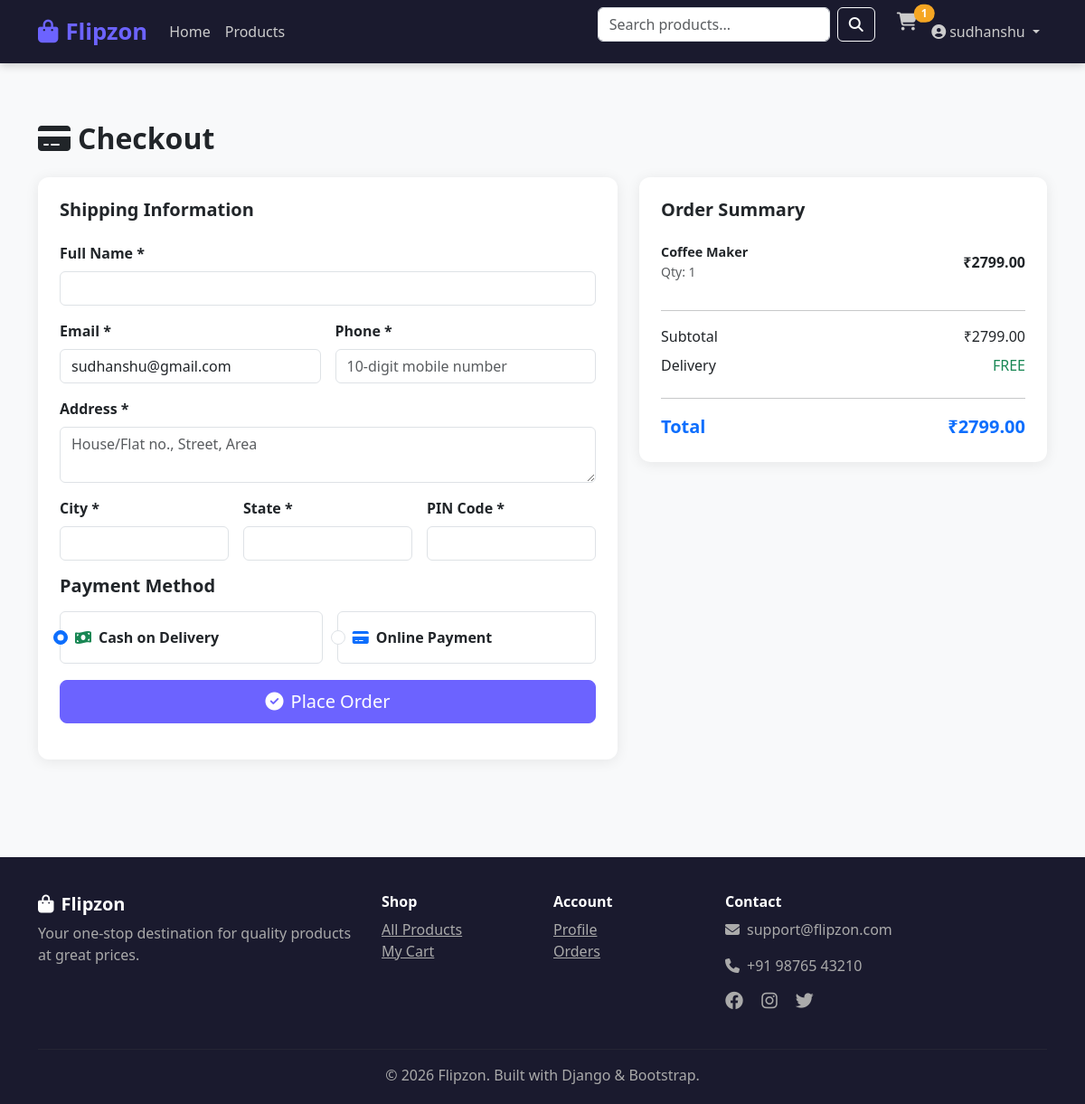
Screenshot of /orders/checkout/ (signed in) with the database file from the repository.
### cart/models.py (models this page shows, shortened)
class CartItem(models.Model):
    cart = models.ForeignKey(Cart, on_delete=models.CASCADE, related_name='items')
    product = models.ForeignKey(Product, on_delete=models.CASCADE)
    quantity = models.PositiveIntegerField(default=1)
    added_at = models.DateTimeField(auto_now_add=True)
    @property
    def total_price(self):
        return self.product.final_price * self.quantity

class Cart(models.Model):
    user = models.OneToOneField(User, on_delete=models.CASCADE, null=True, blank=True)
    session_key = models.CharField(max_length=40, null=True, blank=True)
    created_at = models.DateTimeField(auto_now_add=True)
    updated_at = models.DateTimeField(auto_now=True)
    @property
    def total_price(self):
        return sum(item.total_price for item in self.items.all())
    @property
    def total_items(self):
        return sum(item.quantity for item in self.items.all())

### store/models.py (models this page shows, shortened)
class Product(models.Model):
    category = models.ForeignKey(Category, on_delete=models.CASCADE, related_name='products')
    name = models.CharField(max_length=200)
    slug = models.SlugField(unique=True, blank=True)
    description = models.TextField()
    price = models.DecimalField(max_digits=10, decimal_places=2)
    discount_price = models.DecimalField(max_digits=10, decimal_places=2, blank=True, null=True)
    image = models.ImageField(upload_to='products/')
    stock = models.PositiveIntegerField(default=0)
    available = models.BooleanField(default=True)
    featured = models.BooleanField(default=False)
    created_at = models.DateTimeField(auto_now_add=True)
    updated_at = models.DateTimeField(auto_now=True)
    class Meta:
        ordering = ['-created_at']
    @property
    def final_price(self):
        return self.discount_price if self.discount_price else self.price

### orders/views.py (the view, shortened to what this page needs)
# urls.py: path('checkout/', views.checkout, name='checkout'),
@login_required
def checkout(request):
    cart = get_or_create_cart(request)
    if not cart.items.exists():
        messages.warning(request, 'Your cart is empty.')
        return redirect('cart:detail')
    context = {'cart': cart, 'user': request.user}
    return render(request, 'orders/checkout.html', context)

### cart/context_processors.py (called while the page is built)
def cart_count(request):
    count = 0
    try:
        if request.user.is_authenticated:
            cart = Cart.objects.filter(user=request.user).first()
        else:
            session_key = request.session.session_key
            cart = Cart.objects.filter(session_key=session_key).first() if session_key else None
        if cart:
            count = cart.total_items
    except Exception:
        pass
    return {'cart_count': count}

### cart/views.py (called while the page is built)
def get_or_create_cart(request):
    if request.user.is_authenticated:
        cart, _ = Cart.objects.get_or_create(user=request.user)
    else:
        if not request.session.session_key:
            request.session.create()
        cart, _ = Cart.objects.get_or_create(session_key=request.session.session_key)
    return cart

### templates/orders/checkout.html (shortened to what this page needs)
{% extends 'base.html' %}
{% block content %}
<div class="container py-5">
    <h2 class="fw-bold mb-4"><i class="fas fa-credit-card me-2"></i>Checkout</h2>
    <div class="row g-4">
        <div class="col-md-7">
            <div class="card p-4">
                <h5 class="fw-bold mb-4">Shipping Information</h5>
                <form method="post">
                    <div class="row g-3">
                        <div class="col-12">
                            <label class="form-label fw-semibold">Full Name *</label>
                            <input type="text" name="full_name" class="form-control" value="{{ user.get_full_name }}" required>
                        </div>
                        <div class="col-md-6">
                            <label class="form-label fw-semibold">Email *</label>
                            <input type="email" name="email" class="form-control" value="{{ user.email }}" required>
                        </div>
                        <div class="col-md-6">
                            <label class="form-label fw-semibold">Phone *</label>
                            <input type="tel" name="phone" class="form-control" placeholder="10-digit mobile number" required>
                        </div>
                        <div class="col-12">
                            <label class="form-label fw-semibold">Address *</label>
                            <textarea name="address" class="form-control" rows="2" placeholder="House/Flat no., Street, Area" required></textarea>
                        </div>
                        <div class="col-md-4">
                            <label class="form-label fw-semibold">City *</label>
                            <input type="text" name="city" class="form-control" required>
                        </div>
                        <div class="col-md-4">
                            <label class="form-label fw-semibold">State *</label>
                            <input type="text" name="state" class="form-control" required>
                        </div>
                        <div class="col-md-4">
                            <label class="form-label fw-semibold">PIN Code *</label>
                            <input type="text" name="pincode" class="form-control" maxlength="6" required>
                        </div>
                        <div class="col-12 mt-3">
                            <h5 class="fw-bold mb-3">Payment Method</h5>
                            <div class="d-flex gap-3">
                                <div class="form-check border rounded p-3 flex-fill" style="cursor:pointer">
                                    <input class="form-check-input" type="radio" name="payment_method" id="cod" value="cod" checked>
                                    <label class="form-check-label fw-semibold" for="cod">
                                        <i class="fas fa-money-bill-wave me-2 text-success"></i>Cash on Delivery
                                    </label>
                                </div>
                                <div class="form-check border rounded p-3 flex-fill" style="cursor:pointer">
                                    <input class="form-check-input" type="radio" name="payment_method" id="online" value="online">
                                    <label class="form-check-label fw-semibold" for="online">
                                        <i class="fas fa-credit-card me-2 text-primary"></i>Online Payment
                                    </label>
                                </div>
                            </div>
                        </div>
                        <div class="col-12 mt-3">
                            <button type="submit" class="btn btn-primary btn-lg w-100">
                                <i class="fas fa-check-circle me-2"></i>Place Order
                            </button>
                        </div>
                    </div>
                </form>
            </div>
        </div>
        <div class="col-md-5">
            <div class="card p-4">
                <h5 class="fw-bold mb-4">Order Summary</h5>
                {% for item in cart.items.all %}
                <div class="d-flex justify-content-between mb-3 align-items-center">
                    <div class="d-flex align-items-center gap-2">
                        <div>
                            <div class="fw-semibold" style="font-size:0.9rem">{{ item.product.name }}</div>
                            <small class="text-muted">Qty: {{ item.quantity }}</small>
                        </div>
                    </div>
                    <span class="fw-bold">₹{{ item.total_price }}</span>
                </div>
                {% endfor %}
                <hr>
                <div class="d-flex justify-content-between mb-2">
                    <span>Subtotal</span><span>₹{{ cart.total_price }}</span>
                </div>
                <div class="d-flex justify-content-between mb-2">
                    <span>Delivery</span>
                    <span class="text-success">{% if cart.total_price >= 500 %}FREE{% else %}₹50{% endif %}</span>
                </div>
                <hr>
                <div class="d-flex justify-content-between fw-bold fs-5 text-primary">
                    <span>Total</span>
                    <span>₹{% if cart.total_price >= 500 %}{{ cart.total_price }}{% else %}{{ cart.total_price|add:50 }}{% endif %}</span>
                </div>
            </div>
        </div>
    </div>
</div>
{% endblock %}

### templates/base.html (shortened to what this page needs)
<head>
    {% load static %}
    <link href="https://cdn.jsdelivr.net/npm/bootstrap@5.3.0/dist/css/bootstrap.min.css" rel="stylesheet">
    <link href="https://cdnjs.cloudflare.com/ajax/libs/font-awesome/6.4.0/css/all.min.css" rel="stylesheet">
    <link rel="stylesheet" href="{% static 'css/style.css' %}">
</head>
<body>
<nav class="navbar navbar-expand-lg navbar-dark sticky-top">
    <div class="container">
        <a class="navbar-brand" href="{% url 'store:home' %}">
            <i class="fas fa-shopping-bag me-2"></i>Flipzon
        </a>
        <div class="collapse navbar-collapse" id="navMenu">
            <ul class="navbar-nav me-auto">
                <li class="nav-item"><a class="nav-link" href="{% url 'store:home' %}">Home</a></li>
                <li class="nav-item"><a class="nav-link" href="{% url 'store:product_list' %}">Products</a></li>
            </ul>
            <form class="d-flex me-3" action="{% url 'store:product_list' %}" method="get">
                <input class="form-control me-2" type="search" name="q" placeholder="Search products..." value="{{ request.GET.q }}">
                <button class="btn btn-outline-light" type="submit"><i class="fas fa-search"></i></button>
            </form>
            <ul class="navbar-nav">
                <li class="nav-item">
                    <a class="nav-link position-relative" href="{% url 'cart:detail' %}">
                        <i class="fas fa-shopping-cart fa-lg"></i>
                        {% if cart_count > 0 %}
                        <span class="position-absolute top-0 start-100 translate-middle badge rounded-pill badge-cart">{{ cart_count }}</span>
                        {% endif %}
                    </a>
                </li>
                {% if user.is_authenticated %}
                <li class="nav-item dropdown">
                    <a class="nav-link dropdown-toggle" href="#" data-bs-toggle="dropdown">
                        <i class="fas fa-user-circle me-1"></i>{{ user.username }}
                    </a>
                </li>
                {% else %}
                <li class="nav-item"><a class="nav-link" href="{% url 'accounts:login' %}">Login</a></li>
                <li class="nav-item"><a class="btn btn-primary ms-2" href="{% url 'accounts:register' %}">Register</a></li>
                {% endif %}
            </ul>
        </div>
    </div>
</nav>
{% block content %}{% endblock %}
<footer class="footer">
    <div class="container">
        <div class="row">
            <div class="col-md-4 mb-4">
                <h5 class="text-white fw-bold"><i class="fas fa-shopping-bag me-2"></i>Flipzon</h5>
                <p>Your one-stop destination for quality products at great prices.</p>
            </div>
            <div class="col-md-2 mb-4">
                <h6 class="text-white fw-bold">Shop</h6>
                <ul class="list-unstyled">
                    <li><a href="{% url 'store:product_list' %}">All Products</a></li>
                    <li><a href="{% url 'cart:detail' %}">My Cart</a></li>
                </ul>
            </div>
            <div class="col-md-2 mb-4">
                <h6 class="text-white fw-bold">Account</h6>
                <ul class="list-unstyled">
                    {% if user.is_authenticated %}
                    <li><a href="{% url 'accounts:profile' %}">Profile</a></li>
                    <li><a href="{% url 'orders:order_list' %}">Orders</a></li>
                    {% else %}
                    <li><a href="{% url 'accounts:login' %}">Login</a></li>
                    <li><a href="{% url 'accounts:register' %}">Register</a></li>
                    {% endif %}
                </ul>
            </div>
            <div class="col-md-4 mb-4">
                <h6 class="text-white fw-bold">Contact</h6>
                <p><i class="fas fa-envelope me-2"></i>support@flipzon.com</p>
                <p><i class="fas fa-phone me-2"></i>+91 98765 43210</p>
                <div class="mt-2">
                    <a href="#" class="me-3 fs-5"><i class="fab fa-facebook"></i></a>
                    <a href="#" class="me-3 fs-5"><i class="fab fa-instagram"></i></a>
                    <a href="#" class="me-3 fs-5"><i class="fab fa-twitter"></i></a>
                </div>
            </div>
        </div>
        <hr style="border-color:#444">
        <p class="text-center mb-0">&copy; 2026 Flipzon. Built with Django &amp; Bootstrap.</p>
    </div>
</footer>
</body>
</html>

### store/static/css/style.css (style rules this page uses)
body { font-family: 'Segoe UI', sans-serif; background: #f8f9fa; }
.navbar { background: var(--dark) !important; box-shadow: 0 2px 10px rgba(0,0,0,0.2); }
.navbar-brand { font-size: 1.6rem; font-weight: 800; color: var(--primary) !important; }
.navbar .nav-link { color: #ccc !important; transition: 0.3s; }
.btn-primary { background: var(--primary); border-color: var(--primary); }
.card { border: none; border-radius: 12px; box-shadow: 0 2px 15px rgba(0,0,0,0.08); transition: 0.3s; }
.footer { background: var(--dark); color: #aaa; padding: 40px 0 20px; margin-top: 60px; }
.footer a { color: #aaa; }
.badge-cart { background: var(--secondary); color: #fff; }

### rows the page displays
CartItem: product.name "Coffee Maker", quantity "1", total_price "2799.00"
Cart: total_price "2799.00"

### other values shown
{{ cart_count }} "1"
{{ user.username }} "sudhanshu"
